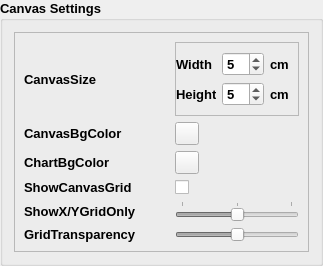
          <widget class="QGroupBox" name="data_layout_group_box">
           <property name="font">
            <font>
             <pointsize>10</pointsize>
             <bold>true</bold>
            </font>
           </property>
           <property name="title">
            <string>Canvas Settings</string>
           </property>
           <layout class="QVBoxLayout" name="verticalLayout_3">
            <item>
             <widget class="QFrame" name="data_layout_1">
              <property name="frameShape">
               <enum>QFrame::Shape::StyledPanel</enum>
              </property>
              <property name="frameShadow">
               <enum>QFrame::Shadow::Raised</enum>
              </property>
              <layout class="QGridLayout" name="gridLayout" rowstretch="0,0,0,0,0,0,0">
               <item row="3" column="0">
                <widget class="QLabel" name="chart_bg_color_label">
                 <property name="text">
                  <string>ChartBgColor</string>
                 </property>
                </widget>
               </item>
               <item row="4" column="1">
                <widget class="QCheckBox" name="canvas_grid_check_box">
                 <property name="text">
                  <string/>
                 </property>
                </widget>
               </item>
               <item row="4" column="0">
                <widget class="QLabel" name="show_grid_label">
                 <property name="text">
                  <string>ShowCanvasGrid</string>
                 </property>
                </widget>
               </item>
               <item row="6" column="1">
                <widget class="QSlider" name="grid_transparent_slider">
                 <property name="enabled">
                  <bool>false</bool>
                 </property>
                 <property name="maximum">
                  <number>100</number>
                 </property>
                 <property name="value">
                  <number>50</number>
                 </property>
                 <property name="orientation">
                  <enum>Qt::Orientation::Horizontal</enum>
                 </property>
                </widget>
               </item>
               <item row="0" column="0">
                <widget class="QLabel" name="canvas_size_label">
                 <property name="minimumSize">
                  <size>
                   <width>145</width>
                   <height>0</height>
                  </size>
                 </property>
                 <property name="text">
                  <string>CanvasSize</string>
                 </property>
                </widget>
               </item>
               <item row="5" column="1">
                <widget class="QSlider" name="show_xy_grid_slider">
                 <property name="enabled">
                  <bool>false</bool>
                 </property>
                 <property name="minimum">
                  <number>-1</number>
                 </property>
                 <property name="maximum">
                  <number>1</number>
                 </property>
                 <property name="orientation">
                  <enum>Qt::Orientation::Horizontal</enum>
                 </property>
                 <property name="tickPosition">
                  <enum>QSlider::TickPosition::TicksAbove</enum>
                 </property>
                 <property name="tickInterval">
                  <number>0</number>
                 </property>
                </widget>
               </item>
               <item row="1" column="1">
                <widget class="QToolButton" name="canvas_bg_color_btn">
                 <property name="text">
                  <string/>
                 </property>
                </widget>
               </item>
               <item row="3" column="1">
                <widget class="QToolButton" name="chart_bg_color_btn">
                 <property name="text">
                  <string/>
                 </property>
                </widget>
               </item>
               <item row="0" column="1">
                <widget class="QFrame" name="data_layout_11">
                 <property name="frameShape">
                  <enum>QFrame::Shape::StyledPanel</enum>
                 </property>
                 <property name="frameShadow">
                  <enum>QFrame::Shadow::Raised</enum>
                 </property>
                 <layout class="QGridLayout" name="gridLayout_4">
                  <property name="leftMargin">
                   <number>0</number>
                  </property>
                  <item row="0" column="0">
                   <widget class="QLabel" name="canvas_label_width">
                    <property name="maximumSize">
                     <size>
                      <width>40</width>
                      <height>16777215</height>
                     </size>
                    </property>
                    <property name="text">
                     <string>Width</string>
                    </property>
                   </widget>
                  </item>
                  <item row="0" column="1">
                   <widget class="QSpinBox" name="canvas_spin_1">
                    <property name="minimum">
                     <number>1</number>
                    </property>
                    <property name="value">
                     <number>5</number>
                    </property>
                   </widget>
                  </item>
                  <item row="0" column="2">
                   <widget class="QLabel" name="canvas_label_cm_1">
                    <property name="text">
                     <string>cm</string>
                    </property>
                   </widget>
                  </item>
                  <item row="1" column="0">
                   <widget class="QLabel" name="canvas_label_height">
                    <property name="maximumSize">
                     <size>
                      <width>40</width>
                      <height>16777215</height>
                     </size>
                    </property>
                    <property name="text">
                     <string>Height</string>
                    </property>
                   </widget>
                  </item>
                  <item row="1" column="1">
                   <widget class="QSpinBox" name="canvas_spin_2">
                    <property name="minimum">
                     <number>1</number>
                    </property>
                    <property name="value">
                     <number>5</number>
                    </property>
                   </widget>
                  </item>
                  <item row="1" column="2">
                   <widget class="QLabel" name="canvas_label_cm_2">
                    <property name="text">
                     <string>cm</string>
                    </property>
                   </widget>
                  </item>
                 </layout>
                </widget>
               </item>
               <item row="1" column="0">
                <widget class="QLabel" name="canvas_bg_color_label">
                 <property name="minimumSize">
                  <size>
                   <width>145</width>
                   <height>0</height>
                  </size>
                 </property>
                 <property name="text">
                  <string>CanvasBgColor</string>
                 </property>
                </widget>
               </item>
               <item row="6" column="0">
                <widget class="QLabel" name="grid_transparent_label">
                 <property name="text">
                  <string>GridTransparency</string>
                 </property>
                </widget>
               </item>
               <item row="5" column="0">
                <widget class="QLabel" name="label">
                 <property name="text">
                  <string>ShowX/YGridOnly</string>
                 </property>
                </widget>
               </item>
              </layout>
             </widget>
            </item>
           </layout>
          </widget>
